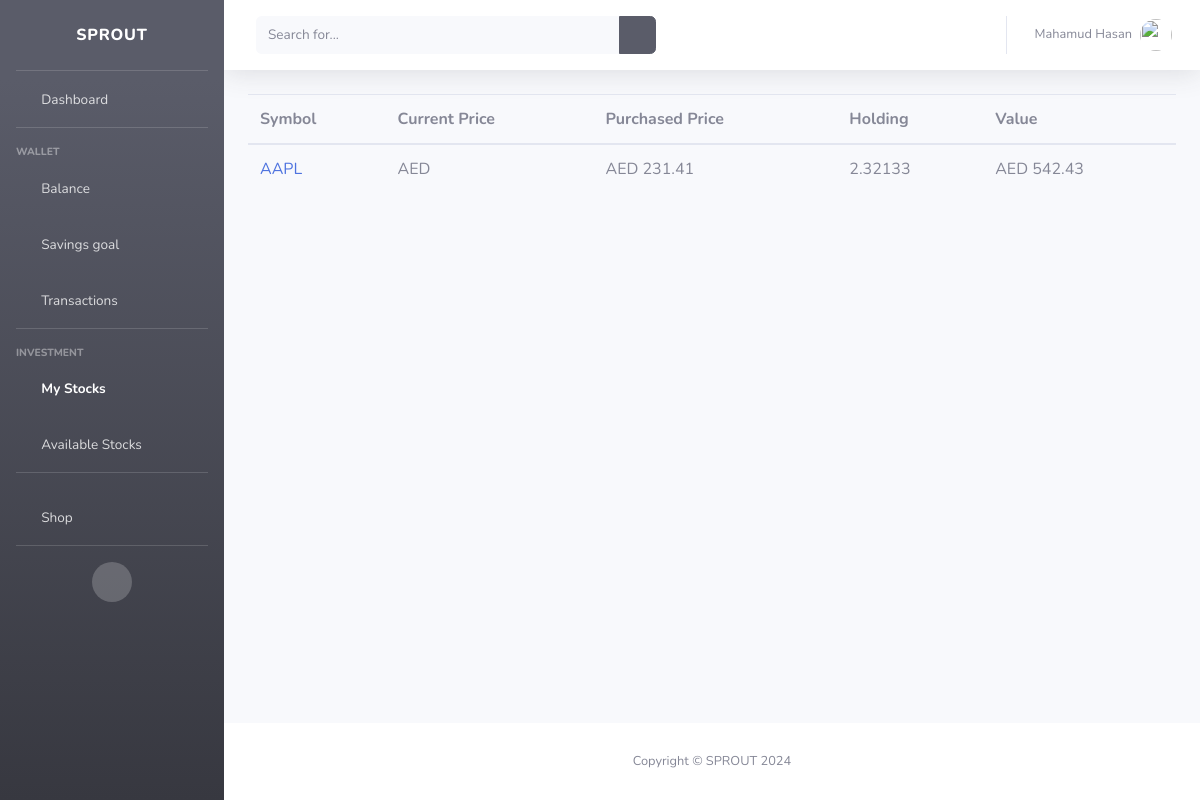
The app's page /stock/user_stocks/ (signed in), older data.
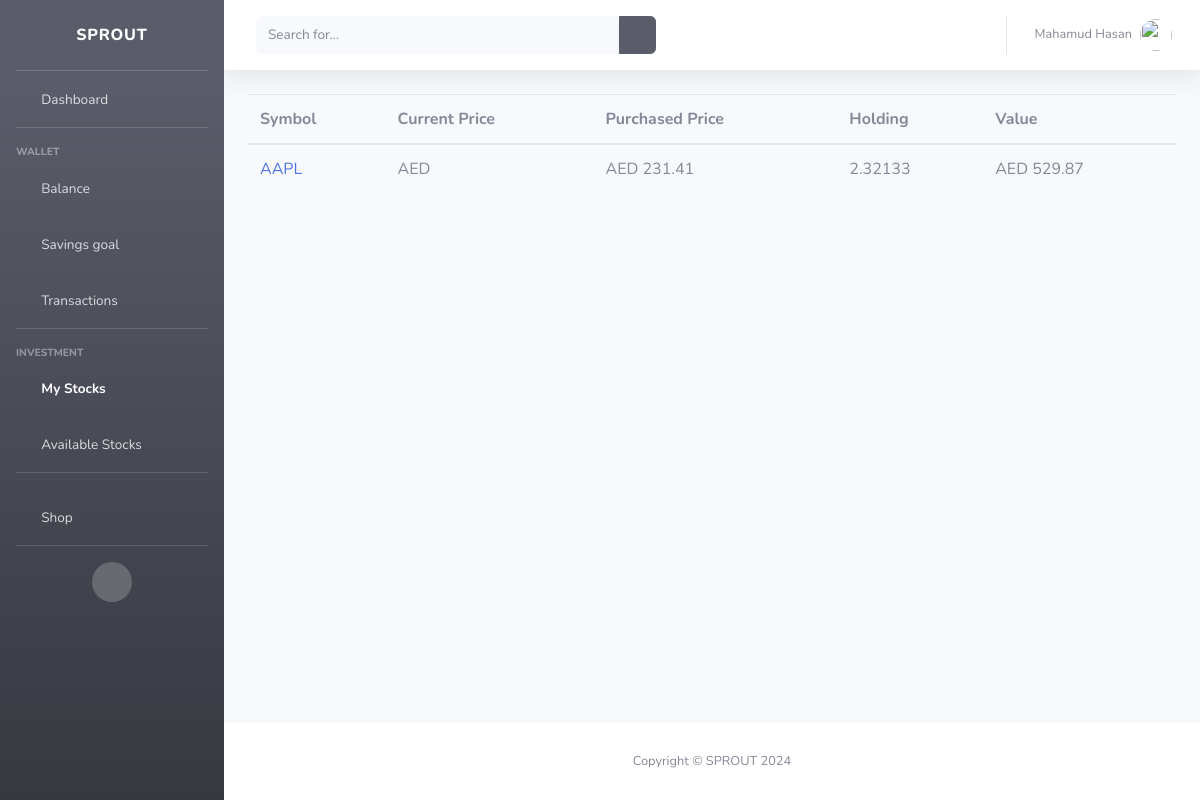
The same page, newer data.
### stock/models.py (models this page shows, shortened)
class Investment(models.Model):
    user = models.ForeignKey(User, on_delete=models.CASCADE)
    stock_symbol = models.CharField(max_length=50, blank=True, null=True)
    shares = models.DecimalField(max_digits=10, decimal_places=5)
    purchase_price = models.DecimalField(max_digits=10, decimal_places=2)
    invested_amount = models.DecimalField(max_digits=10, decimal_places=2)
    purchase_date = models.DateTimeField(auto_now_add=True)
    @property
    def get_shares_value(self):
        stock_symbol = Stock.objects.get(symbol=self.stock_symbol)
        return f"{self.shares * stock_symbol.current_price:.2f}"

class Stock(models.Model):
    symbol = models.CharField(max_length=10, unique=True)
    name = models.CharField(max_length=100)
    current_price = models.DecimalField(max_digits=10, decimal_places=2)
    daily_high = models.DecimalField(max_digits=10, decimal_places=2)
    daily_low = models.DecimalField(max_digits=10, decimal_places=2)
    previous_close = models.DecimalField(max_digits=10, decimal_places=2)
    updated_at = models.DateTimeField(auto_now=True)

### stock/views.py (the view)
# urls.py: path('user_stocks/', views.user_stocks, name='user_stocks'),
@login_required(login_url='accounts:login')
def user_stocks(request):
    return render(request, 'stock/user_stocks.html')

### accounts/models.py (called while the page is built)
    def name(self):
        return f"{self.user.first_name} {self.user.last_name}"

    def __str__(self):
        return self.name()

### templates/stock/user_stocks.html (shortened to what this page needs)
{% extends 'base.html' %}
{% block content %}
    {% if user.investment_set %}
         <table class="table">
                <thead>
                <tr>
                    <th>Symbol</th>
                    <th>Current Price</th>
                    <th>Purchased Price</th>
                    <th>Holding</th>
                    <th>Value</th>
                </tr>
                </thead>
                <tbody>
                {% for item in user.investment_set.all %}
                    {% if not item.shares == 0 %}
                    <tr>
                        <td><a href="{% url 'stock:stock_chart' item.stock_symbol %}">{{ item.stock_symbol }}</a></td>
                        <td>AED {{ item.stock_symbol.current_price }}</td>
                        <td>AED {{ item.purchase_price }}</td>
                        <td> {{ item.shares }}</td>
                        <td>AED {{ item.get_shares_value }}</td>
                    </tr>
                    {% endif %}
                {% endfor %}
                </tbody>
            </table>
    {% else %}
        <div class="alert alert-danger text-center">
            You do not have any stocks yet.
        </div>
    {% endif %}
{% endblock %}

Row changes from the older to the newer data that the page shows:
changed through a linked row, Investment "AAPL": get_shares_value "542.43" → "529.87"
